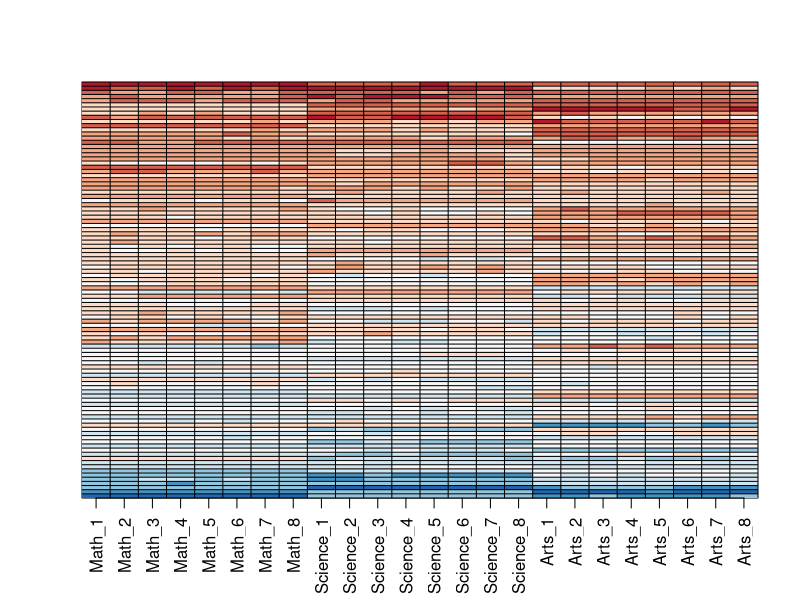
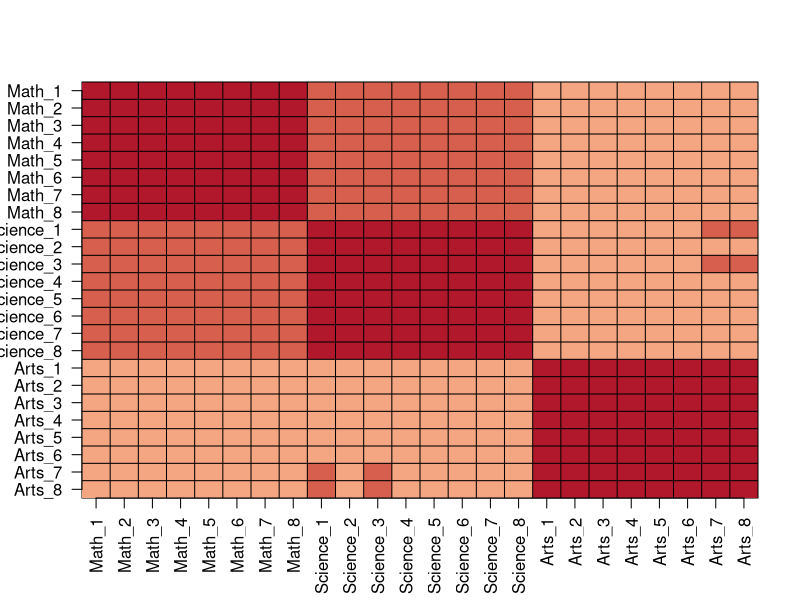
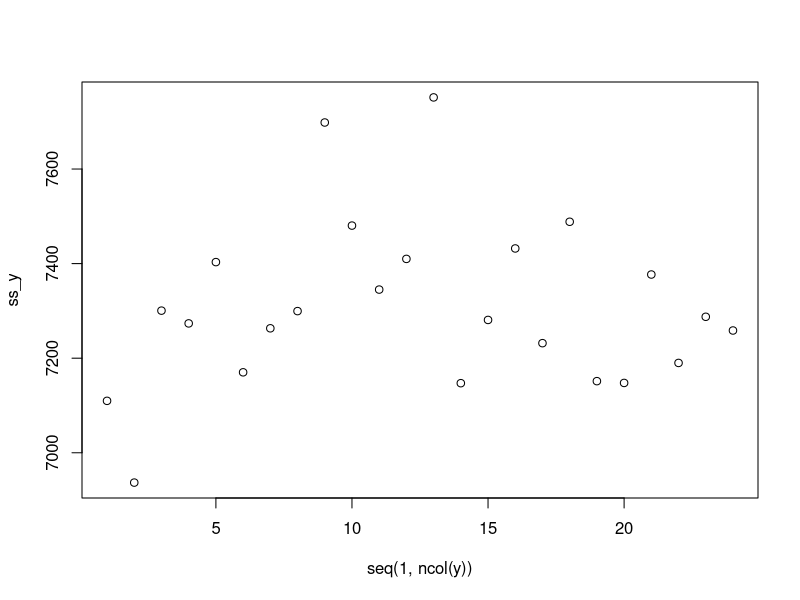
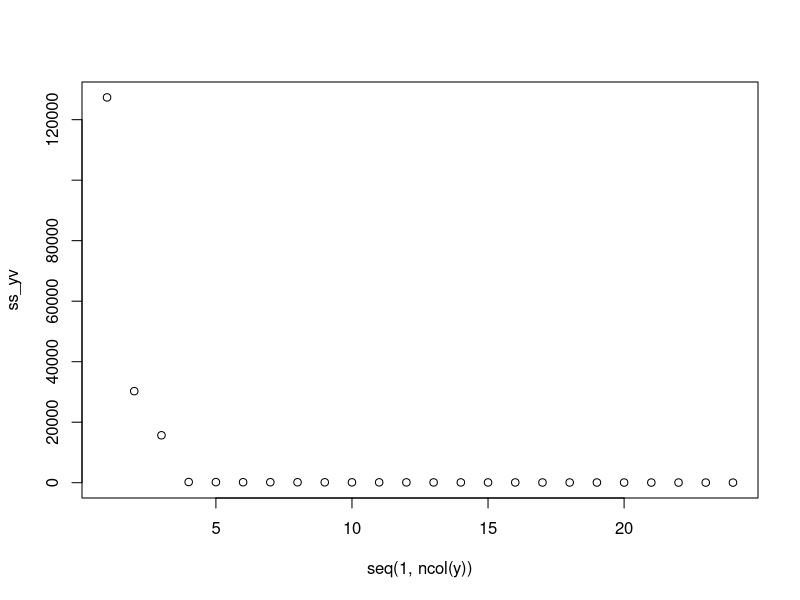
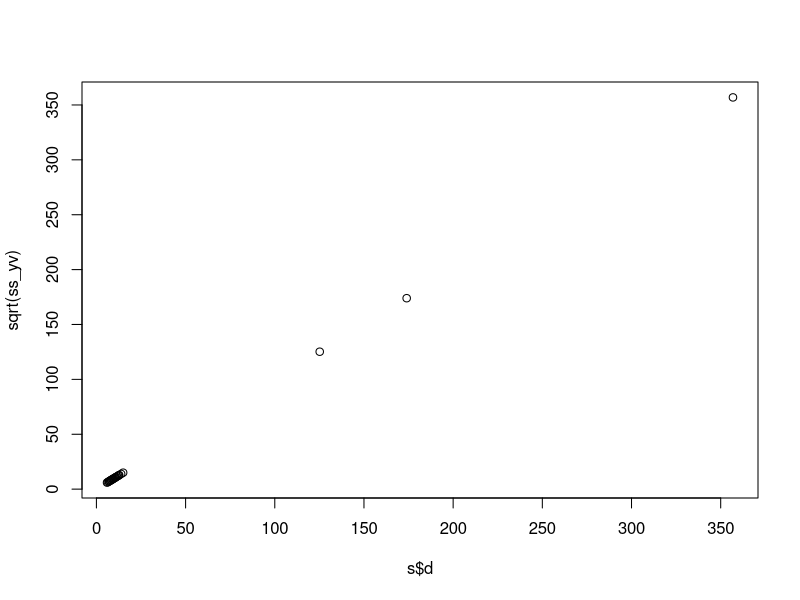
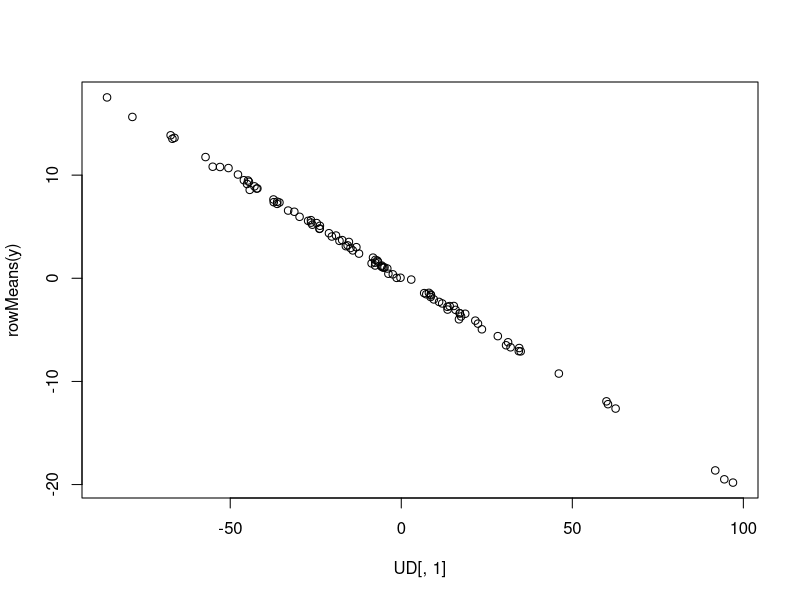
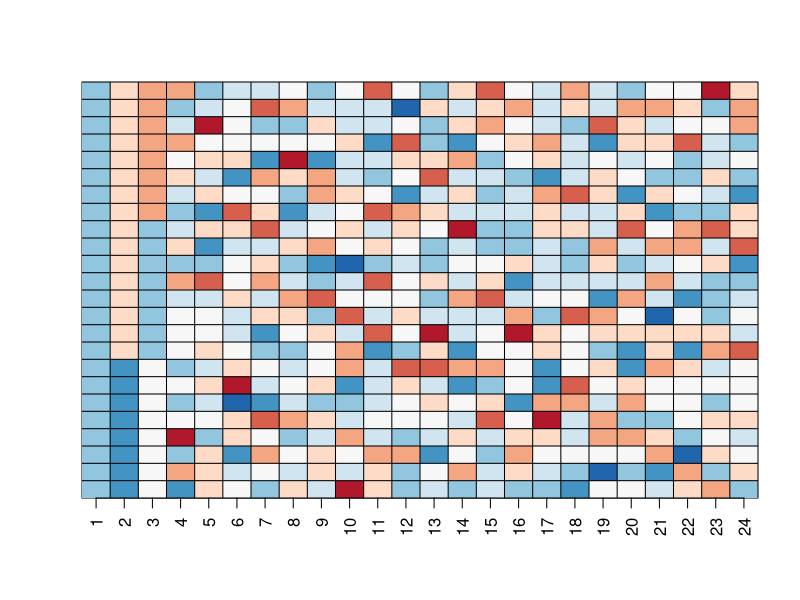
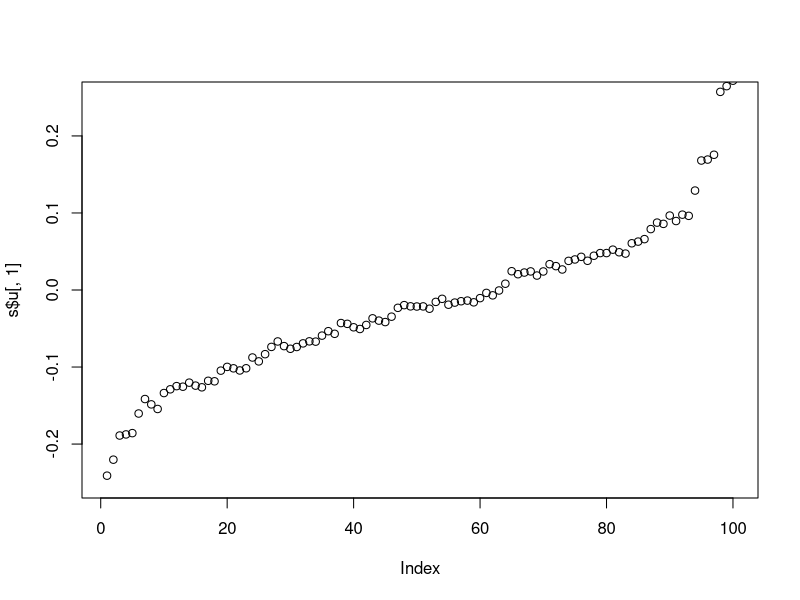

Reproduce these figures in R, in order. (Note: this script raises an error after producing the figures.)
### Matrix Factorization

## we will construct a dataset that represents grade scores for 100 students in 24 different subjects. The overall 
## average has been removed so this data represents the percentage point each student received above or below the 
## average test score. So a 0 represents an average grade (C), a 25 is a high grade (A+), and a -25 represents a low 
## grade (F).

set.seed(1987)

n <- 100
k <- 8
Sigma <- 64  * matrix(c(1, .75, .5, .75, 1, .5, .5, .5, 1), 3, 3) 
m <- MASS::mvrnorm(n, rep(0, 3), Sigma)
m <- m[order(rowMeans(m), decreasing = TRUE),]
y <- m %x% matrix(rep(1, k), nrow = 1) + matrix(rnorm(matrix(n*k*3)), n, k*3)
colnames(y) <- c(paste(rep("Math",k), 1:k, sep="_"),
                 paste(rep("Science",k), 1:k, sep="_"),
                 paste(rep("Arts",k), 1:k, sep="_"))


## Our goal is to describe the student performances as succinctly as possible. For example, we want to know if these 
## test results are all just a random independent numbers. Are all students just about as good? Does being good in one 
## subject  imply you will be good in another? How does the SVD help with all this? We will go step by step to show that
## with just three relatively small pairs of vectors we can explain much of the variability in this  100×24  dataset. 


## Q1

my_image <- function(x, zlim = range(x), ...){
  colors = rev(RColorBrewer::brewer.pal(9, "RdBu"))
  cols <- 1:ncol(x)
  rows <- 1:nrow(x)
  image(cols, rows, t(x[rev(rows),,drop=FALSE]), xaxt = "n", yaxt = "n",
        xlab="", ylab="",  col = colors, zlim = zlim, ...)
  abline(h=rows + 0.5, v = cols + 0.5)
  axis(side = 1, cols, colnames(x), las = 2)
}

my_image(y)


## Q2 Examine corelation

my_image(cor(y), zlim = c(-1,1))
range(cor(y))
axis(side = 2, 1:ncol(y), rev(colnames(y)), las = 2)

## Q3

s <- svd(y)
names(s)

y_svd <- s$u %*% diag(s$d) %*% t(s$v)
max(abs(y - y_svd))

ss_y <- apply(y^2, 2, sum)
ss_yv <- apply((y%*%s$v)^2, 2, sum)
sum(ss_y)
sum(ss_yv)

## Q4.

plot(seq(1,ncol(y)), ss_y)

plot(seq(1,ncol(y)), ss_yv)


## Q5

plot(s$d, sqrt(ss_yv))


## Q6

sum(s$d[1:3]^2) / sum(s$d^2)


## Q7

identical(s$u %*% diag(s$d), sweep(s$u, 2, s$d, FUN = "*"))


## Q8

rowMeans(y)
UD <- sweep(s$u, 2, s$d, FUN = "*")
plot(UD[,1], rowMeans(y)) 


## Q9

my_image(s$v)


## Q10

plot(s$u[,1], ylim = c(-0.25, 0.25))
plot(s$v[,1], ylim = c(-0.25, 0.25))
with(s, my_image((u[, 1, drop=FALSE]*d[1]) %*% t(v[, 1, drop=FALSE])))
my_image(y)


## Q11

plot(s$u[,2], ylim = c(-0.5, 0.5))
plot(s$v[,2], ylim = c(-0.5, 0.5))
with(s, my_image((u[, 2, drop=FALSE]*d[2]) %*% t(v[, 2, drop=FALSE])))
my_image(resid)


## Q12

plot(s$u[,3], ylim = c(-0.5, 0.5))
plot(s$v[,3], ylim = c(-0.5, 0.5))
with(s, my_image((u[, 3, drop=FALSE]*d[3]) %*% t(v[, 3, drop=FALSE])))
my_image(resid)


## Q13

y_hat <- with(s,sweep(u[, 1:3], 2, d[1:3], FUN="*") %*% t(v[, 1:3]))
my_image(y, zlim = range(y))
my_image(y_hat, zlim = range(y))
my_image(y - y_hat, zlim = range(y))


### Clustering

## Q1

library(dslabs)
library(tidyverse)
data("tissue_gene_expression")
#x <- tissue_gene_expression$x
#y <- tissue_gene_expression$y
d <- dist(tissue_gene_expression$x - rowMeans(tissue_gene_expression$x))


## Q2

h <- hclust(d)
plot(h)

# Liver


## Q3

cl <- kmeans(tissue_gene_expression$x, centers = 7)
table(cl$cluster, tissue_gene_expression$y)


## Q4

library(RColorBrewer)
sds <- matrixStats::colSds(tissue_gene_expression$x)
ind <- order(sds, decreasing = TRUE)[1:50]
colors <- brewer.pal(7, "Dark2")[as.numeric(tissue_gene_expression$y)]

heatmap(t(tissue_gene_expression$x[,ind]), col = brewer.pal(11, "RdBu"), scale = "row", ColSideColors = colors)
